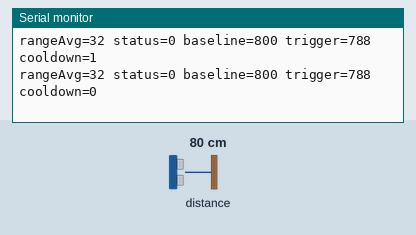
This sketch was run on a simulated ESP32. Parts: the last lines printed to the serial monitor. The inputs (shaded band) are chosen by the test bench; at power-on: distance to the obstacle 80 cm.

Above: at 3.0 s.
3.1 s: distance to the obstacle set to 2 cm
At 3.19 s:
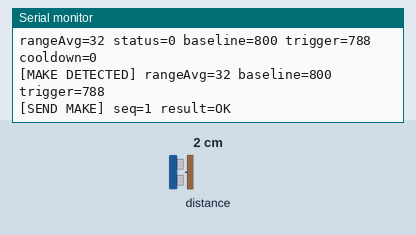
4.6 s: distance to the obstacle set to 4 cm
At 4.63 s:
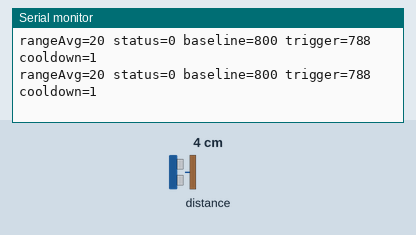
Timing chart, 0 to 7.6 s (numbered marks = the images above; inputs shaded):
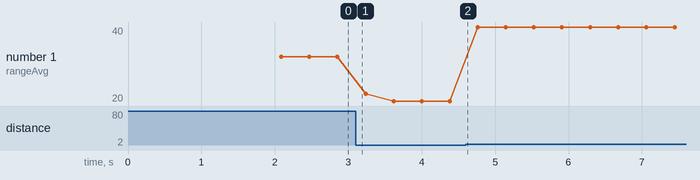

Measured:
- plotted number 1: 32 → 20 after the input at 3.1 s, 20 → 40 after the input at 4.6 s

The sketch:

made_putt_counter_v1_WORKING.ino
```cpp
#include <Wire.h>
#include <WiFi.h>
#include <esp_now.h>
#include <esp_wifi.h>
#include <Adafruit_VL6180X.h>

Adafruit_VL6180X vl = Adafruit_VL6180X();

// ===== ESPNOW SETTINGS =====
static const uint8_t ESPNOW_CHANNEL = 6; // MUST match receiver AP channel
uint8_t receiverMac[] = {0xF4,0x65,0x0B,0xC2,0x4E,0x7D};

typedef struct __attribute__((packed)) {
  uint32_t seq;
  uint8_t  event; // 1 = MAKE
} MakePacket;

uint32_t makeSeq = 0;

// ===== DETECTION TUNING =====
int baselineMm = 0;
int triggerDeltaMm = 12;          // tune this
unsigned long cooldownMs = 2500;  // tune this

const int SAMPLE_N = 5;
int consecutiveHitsNeeded = 2;

unsigned long lastMakeMs = 0;

int readRangeAvgMm(uint8_t* outStatus = nullptr) {
  uint32_t sum = 0;
  uint8_t lastStatus = 0;

  for (int i = 0; i < SAMPLE_N; i++) {
    uint8_t r = vl.readRange();
    lastStatus = vl.readRangeStatus();
    sum += r;
    delay(5);
  }
  if (outStatus) *outStatus = lastStatus;
  return (int)(sum / SAMPLE_N);
}

int measureBaselineMm() {
  uint32_t sum = 0;
  const int N = 30;
  for (int i = 0; i < N; i++) {
    sum += vl.readRange();
    delay(20);
  }
  return (int)(sum / N);
}

void setupEspNowSender() {
  WiFi.mode(WIFI_STA);
  WiFi.disconnect(true, true);

  // Force STA channel so ESP-NOW matches the receiver AP channel
  esp_wifi_set_promiscuous(true);
  esp_wifi_set_channel(ESPNOW_CHANNEL, WIFI_SECOND_CHAN_NONE);
  esp_wifi_set_promiscuous(false);

  if (esp_now_init() != ESP_OK) {
    Serial.println("ESP-NOW init failed!");
    while (1) delay(10);
  }

  esp_now_peer_info_t peer = {};
  memcpy(peer.peer_addr, receiverMac, 6);
  peer.channel = ESPNOW_CHANNEL;
  peer.encrypt = false;

  if (esp_now_add_peer(&peer) != ESP_OK) {
    Serial.println("Failed to add ESP-NOW peer!");
    while (1) delay(10);
  }

  Serial.println("ESP-NOW sender ready");
}

void sendMakeEvent() {
  MakePacket pkt;
  pkt.seq = ++makeSeq;
  pkt.event = 1;

  esp_err_t result = esp_now_send(receiverMac, (uint8_t*)&pkt, sizeof(pkt));

  Serial.print("[SEND MAKE] seq=");
  Serial.print(pkt.seq);
  Serial.print(" result=");
  Serial.println(result == ESP_OK ? "OK" : "FAIL");
}

void setup() {
  Serial.begin(115200);
  delay(300);

  Wire.begin(21, 22);

  Serial.println("Made-Putt Module v1 (VL6180X + ESP-NOW)");

  if (!vl.begin()) {
    Serial.println("Failed to find VL6180X, check wiring!");
    while (1) delay(10);
  }
  Serial.println("VL6180X found!");

  setupEspNowSender();

  baselineMm = measureBaselineMm();
  Serial.print("[BASELINE] baselineMm=");
  Serial.println(baselineMm);

  Serial.println("Roll a ball through and watch readings. Tune triggerDeltaMm if needed.");
}

void loop() {
  unsigned long now = millis();

  uint8_t status = 0;
  int r = readRangeAvgMm(&status);

  int triggerMm = baselineMm - triggerDeltaMm;
  bool inCooldown = (now - lastMakeMs) < cooldownMs;

  static int hitCount = 0;

  bool ballPresent = (!inCooldown) && (status == 0) && (r <= triggerMm);

  if (ballPresent) hitCount++;
  else hitCount = 0;

  if (hitCount >= consecutiveHitsNeeded) {
    lastMakeMs = now;
    hitCount = 0;

    Serial.print("[MAKE DETECTED] rangeAvg=");
    Serial.print(r);
    Serial.print(" baseline=");
    Serial.print(baselineMm);
    Serial.print(" trigger=");
    Serial.println(triggerMm);

    sendMakeEvent();
  }

  static unsigned long lastPrint = 0;
  if (now - lastPrint > 250) {
    lastPrint = now;
    Serial.print("rangeAvg=");
    Serial.print(r);
    Serial.print(" status=");
    Serial.print(status);
    Serial.print(" baseline=");
    Serial.print(baselineMm);
    Serial.print(" trigger=");
    Serial.print(triggerMm);
    Serial.print(" cooldown=");
    Serial.println(inCooldown ? "1" : "0");
  }
}
```
